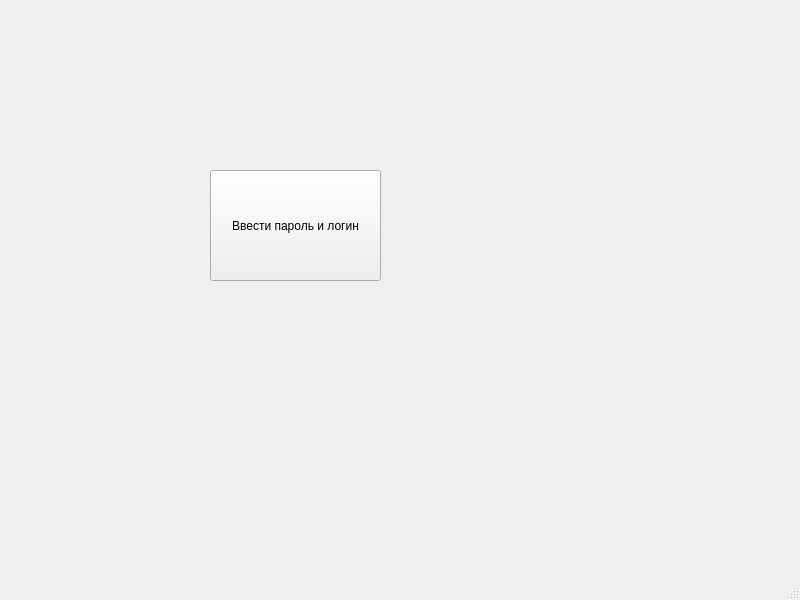
<?xml version="1.0" encoding="UTF-8"?>
<ui version="4.0">
 <class>MainWindow</class>
 <widget class="QMainWindow" name="MainWindow">
  <property name="geometry">
   <rect>
    <x>0</x>
    <y>0</y>
    <width>800</width>
    <height>600</height>
   </rect>
  </property>
  <property name="windowTitle">
   <string>MainWindow</string>
  </property>
  <widget class="QWidget" name="centralwidget">
   <widget class="QPushButton" name="pushButton">
    <property name="geometry">
     <rect>
      <x>210</x>
      <y>170</y>
      <width>171</width>
      <height>111</height>
     </rect>
    </property>
    <property name="text">
     <string>Ввести пароль и логин</string>
    </property>
   </widget>
  </widget>
  <widget class="QMenuBar" name="menubar">
   <property name="geometry">
    <rect>
     <x>0</x>
     <y>0</y>
     <width>800</width>
     <height>36</height>
    </rect>
   </property>
  </widget>
  <widget class="QStatusBar" name="statusbar"/>
 </widget>
 <resources/>
 <connections/>
</ui>
